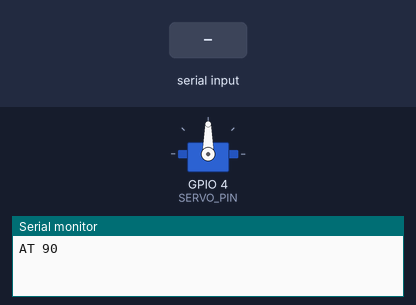
Recording of a program running on a simulated ESP8266 (Wemos D1 mini). Parts: servo, the last lines printed to the serial monitor. The test bench sets the inputs (shaded band). EEPROM starts erased.

Above: at 1.2 s.
1.3 s: "0\n" received over Serial
At 1.75 s:
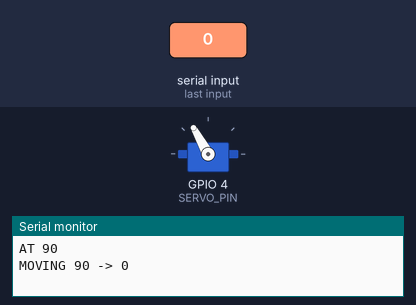
At 3.8 s:
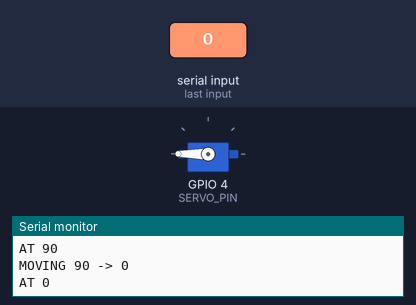
4.3 s: "s10\n" received over Serial
5.8 s: "m180\n" received over Serial
Timing chart, 0 to 8.8 s (numbered marks = the images above; inputs shaded):
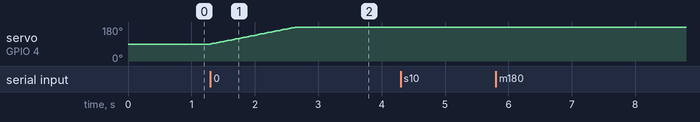

Measured:
- after the input at 1.3 s, servo on GPIO 4 (SERVO_PIN): moves from 90° to 180° over 1.3 s, starting at once

The program:

main.cpp
```cpp
// Signal finder turntable: ESP8266 / ESP32 + MG995 270° servo.
//
// The servo signal pin is set per board in platformio.ini (GPIO4 on most
// boards, which is D2 on a Wemos D1 mini or NodeMCU).
//
// Serial 115200 baud, one command per line:
//   0..max   turn to that angle, e.g. "90" (max is 270 unless set with "m")
//   s<n>     speed in ms per degree, e.g. "s10" (3 = fastest, default 15)
//   m<n>     servo travel in degrees, e.g. "m180" (default 270, saved in flash)
//   r0 / r1  direction: r1 turns the other way (default r1, saved in flash)
//   ?        print position, target, speed, max and direction
//
// Replies:
//   MOVING <from> -> <to>   command accepted
//   AT <deg>                platform has stopped there (safe to measure signal)
//   ERR ...                 bad command, nothing changed

#include <Arduino.h>

#if defined(ESP8266)
#include <EEPROM.h>
#include <ESP8266WiFi.h>
#include <Servo.h>
#else
#include <Preferences.h>
#endif

#ifndef SERVO_PIN
#define SERVO_PIN 4
#endif

// Servo travel: the angle MIN_US..MAX_US turns it through. 270 for a 270°
// MG995, 180 for the common 180° one. Set with "m<deg>", kept across restarts.
const int DEFAULT_MAX_DEG = 180;
const int MAX_DEG_LOW     = 10;
const int MAX_DEG_HIGH    = 360;

// Pulse widths for 0° and max. Most MG995s use 500..2500 us;
// if the ends don't line up with 0 and max, adjust these.
const int MIN_US = 500;
const int MAX_US = 2500;

// Which way angles turn. Set with "r0" / "r1", kept across restarts.
const bool DEFAULT_REVERSED = true;

const unsigned long MIN_MS_PER_DEG = 3;    // about the MG995's top speed
const unsigned long MAX_MS_PER_DEG = 1000;
const unsigned long SETTLE_MS = 300;       // wait after the last step before "AT"

int maxDeg = DEFAULT_MAX_DEG;
bool reversed = DEFAULT_REVERSED;
int currentDeg;  // both start at maxDeg / 2, the middle, set in setup()
int targetDeg;
unsigned long msPerDeg = 15;  // full 270° turn in ~4 s, gentle on the router
unsigned long lastStepMs = 0;
bool reported = false;

// --- Servo output ----------------------------------------------------------

#if defined(ESP8266)
Servo servo;

void servoBegin() {
  servo.attach(SERVO_PIN, MIN_US, MAX_US);
}

void servoWriteUs(int us) {
  servo.writeMicroseconds(us);
}
#else
// The ESP32 core has no Servo library; a 50 Hz LEDC PWM does the same job.
const uint32_t PWM_HZ   = 50;
const uint8_t  PWM_BITS = 14;  // the widest resolution every ESP32 variant has

void servoBegin() {
  ledcAttach(SERVO_PIN, PWM_HZ, PWM_BITS);
}

void servoWriteUs(int us) {
  const uint32_t periodUs = 1000000 / PWM_HZ;
  ledcWrite(SERVO_PIN, (uint32_t)us * (1 << PWM_BITS) / periodUs);
}
#endif

int degToUs(int deg) {
  if (reversed) deg = maxDeg - deg;
  return map(deg, 0, maxDeg, MIN_US, MAX_US);
}

// Change the travel without moving the platform: positions are rescaled so
// they still point at the same pulse widths.
void setMaxDeg(int deg) {
  currentDeg = (currentDeg * deg + maxDeg / 2) / maxDeg;
  targetDeg  = (targetDeg * deg + maxDeg / 2) / maxDeg;
  maxDeg = deg;
}

// Flip the direction without moving the platform: positions are mirrored so
// they still point at the same pulse widths.
void setReversed(bool r) {
  currentDeg = maxDeg - currentDeg;
  targetDeg  = maxDeg - targetDeg;
  reversed = r;
}

// --- Saved settings --------------------------------------------------------
// Survives restarts. Erasing the flash, or installing an ESP32 image from the
// web flasher, resets them to the defaults.

#if defined(ESP8266)
const uint16_t SETTINGS_MAGIC = 0x5346;  // tells our data from whatever was in flash

struct Settings {
  uint16_t magic;
  uint16_t maxDeg;
  uint8_t reversed;  // erased flash (0xFF) if saved before this field existed
};

void loadSettings(int &deg, int &rev) {
  EEPROM.begin(sizeof(Settings));
  Settings s;
  EEPROM.get(0, s);
  if (s.magic != SETTINGS_MAGIC) return;
  deg = s.maxDeg;
  rev = s.reversed;
}

void saveSettings() {
  EEPROM.put(0, Settings{SETTINGS_MAGIC, (uint16_t)maxDeg, (uint8_t)reversed});
  EEPROM.commit();
}
#else
Preferences prefs;

void loadSettings(int &deg, int &rev) {
  prefs.begin("turntable");
  deg = prefs.getUShort("max_deg", 0);
  rev = prefs.getUChar("reversed", 0xFF);
}

void saveSettings() {
  prefs.putUShort("max_deg", maxDeg);
  prefs.putUChar("reversed", reversed);
}
#endif

// --- Serial ports ----------------------------------------------------------

struct Port {
  Stream *stream;
  char line[16];
  uint8_t len;
  bool tooLong;
};

#if ARDUINO_USB_CDC_ON_BOOT
// Chips with native USB: the board's USB socket may go to the chip's own USB
// (Serial) or to a USB-UART bridge on UART0 (Serial0). Serve both.
Port ports[] = {{&Serial, {}, 0, false}, {&Serial0, {}, 0, false}};
#else
Port ports[] = {{&Serial, {}, 0, false}};
#endif

void say(const char *fmt, ...) {
  char buf[128];
  va_list args;
  va_start(args, fmt);
  vsnprintf(buf, sizeof(buf), fmt, args);
  va_end(args);
  for (Port &p : ports) p.stream->println(buf);
}

void handleLine(char *cmd) {
  // Trim spaces on both ends.
  while (*cmd == ' ' || *cmd == '\t') cmd++;
  char *end = cmd + strlen(cmd);
  while (end > cmd && (end[-1] == ' ' || end[-1] == '\t')) *--end = '\0';
  if (*cmd == '\0') return;

  if (*cmd == '?') {
    say("POS %d TARGET %d SPEED %lu MAX %d REVERSE %d", currentDeg, targetDeg, msPerDeg, maxDeg, reversed);
    return;
  }

  if (*cmd == 'm' || *cmd == 'M') {
    long val = strtol(cmd + 1, &end, 10);
    if (end == cmd + 1 || *end != '\0' || val < MAX_DEG_LOW || val > MAX_DEG_HIGH) {
      say("ERR max must be m%d..m%d (degrees the servo turns)", MAX_DEG_LOW, MAX_DEG_HIGH);
      return;
    }
    if (val != maxDeg) {
      setMaxDeg(val);
      saveSettings();
    }
    say("MAX %d", maxDeg);
    return;
  }

  if (*cmd == 'r' || *cmd == 'R') {
    long val = strtol(cmd + 1, &end, 10);
    if (end == cmd + 1 || *end != '\0' || val < 0 || val > 1) {
      say("ERR reverse must be r0 or r1");
      return;
    }
    if (val != reversed) {
      setReversed(val);
      saveSettings();
    }
    say("REVERSE %d", reversed);
    return;
  }

  if (*cmd == 's' || *cmd == 'S') {
    long val = strtol(cmd + 1, &end, 10);
    if (end == cmd + 1 || *end != '\0' || val < (long)MIN_MS_PER_DEG || val > (long)MAX_MS_PER_DEG) {
      say("ERR speed must be s%lu..s%lu (ms per degree)", MIN_MS_PER_DEG, MAX_MS_PER_DEG);
      return;
    }
    msPerDeg = val;
    say("SPEED %lu", msPerDeg);
    return;
  }

  long val = strtol(cmd, &end, 10);
  if (end == cmd || *end != '\0' || val < 0 || val > maxDeg) {
    say("ERR angle must be a whole number 0..%d", maxDeg);
    return;
  }
  targetDeg = val;
  reported = false;
  say("MOVING %d -> %d", currentDeg, targetDeg);
}

void readPort(Port &p) {
  while (p.stream->available()) {
    char c = p.stream->read();
    if (c == '\n' || c == '\r') {
      p.line[p.len] = '\0';
      if (p.tooLong) say("ERR line too long");
      else handleLine(p.line);
      p.len = 0;
      p.tooLong = false;
    } else if (p.len < sizeof(p.line) - 1) {
      p.line[p.len++] = c;
    } else {
      p.tooLong = true;
    }
  }
}

// Step one degree at a time so the router on top doesn't get jerked around.
void updateServo() {
  unsigned long now = millis();
  if (currentDeg != targetDeg) {
    if (now - lastStepMs >= msPerDeg) {
      currentDeg += (targetDeg > currentDeg) ? 1 : -1;
      servoWriteUs(degToUs(currentDeg));
      lastStepMs = now;
    }
  } else if (!reported && now - lastStepMs >= SETTLE_MS) {
    say("AT %d", currentDeg);
    reported = true;
  }
}

void setup() {
  Serial.begin(115200);
#if ARDUINO_USB_CDC_ON_BOOT
  Serial0.begin(115200);
#endif

#if defined(ESP8266)
  // The ESP8266 may come up as an access point from saved settings; keep its
  // radio quiet so it doesn't disturb the measurements. (ESP32 radios stay
  // off unless the sketch starts them.)
  WiFi.mode(WIFI_OFF);
#endif

  int savedMax = 0, savedRev = -1;
  loadSettings(savedMax, savedRev);
  if (savedMax >= MAX_DEG_LOW && savedMax <= MAX_DEG_HIGH) maxDeg = savedMax;
  if (savedRev == 0 || savedRev == 1) reversed = savedRev;
  currentDeg = targetDeg = maxDeg / 2;

  servoBegin();
  servoWriteUs(degToUs(currentDeg));
  lastStepMs = millis();

  say("");
  say("Turntable ready. Send 0..%d (degrees), s<ms/deg> for speed, m<deg> for max, r0/r1 for direction, ? for status.", maxDeg);
}

void loop() {
  for (Port &p : ports) readPort(p);
  updateServo();
}
```
